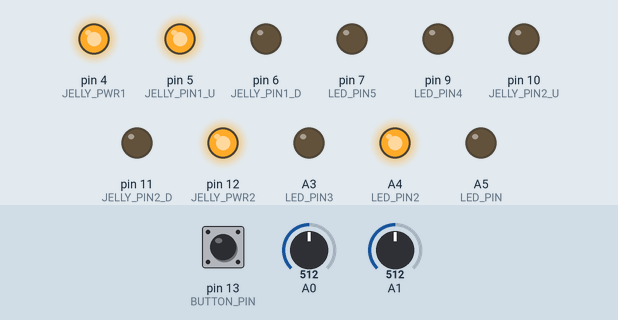
This sketch was run on a simulated Arduino Uno, built with avr-gcc and run on an emulated ATmega328P. Parts: output pins drawn as LEDs (lit = HIGH). The test bench sets the inputs (shaded band); at power-on: A0 = 512, A1 = 512, pin 13 (BUTTON_PIN) HIGH.

Above: at 1.2 s.
1.3 s: A0 set to 485
At 13.0 s:
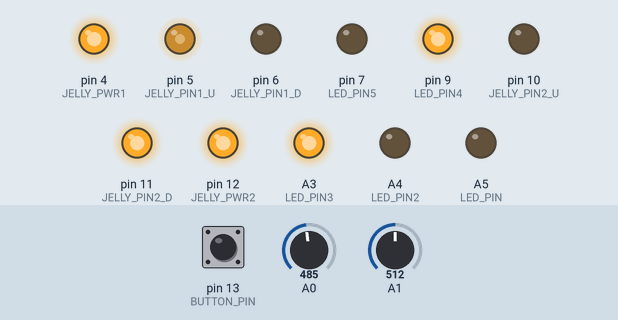
13.5 s: A1 set to 490
At 17.2 s:
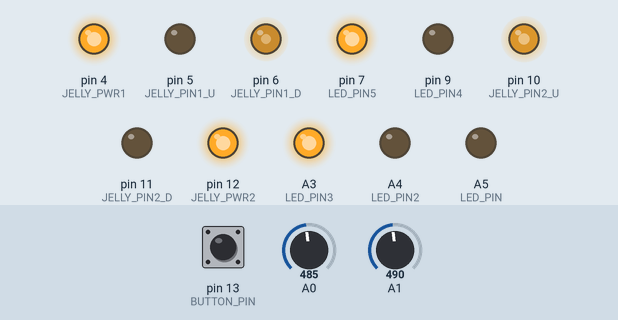
25.5 s: pin 13 (BUTTON_PIN) pulled LOW for 3 s
At 29.6 s:
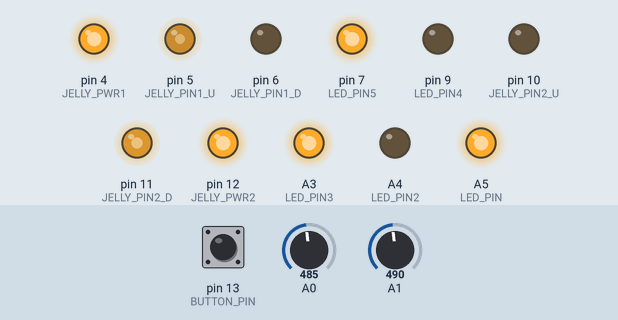
38.5 s: A1 set to 510
At 42.3 s:
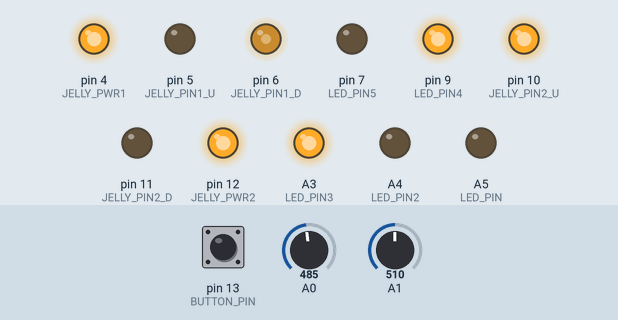
51.5 s: A0 set to 510
At 53.9 s:
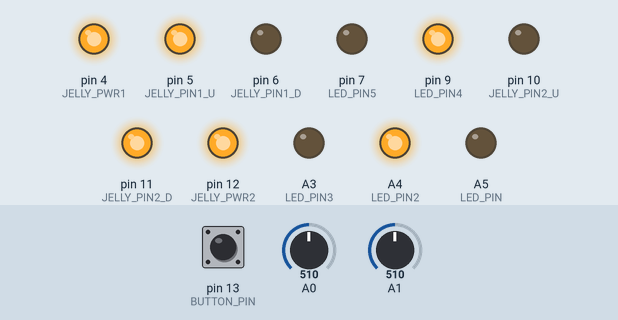
64.5 s: pin 13 (BUTTON_PIN) pulled LOW for 3 s
At 67.4 s:
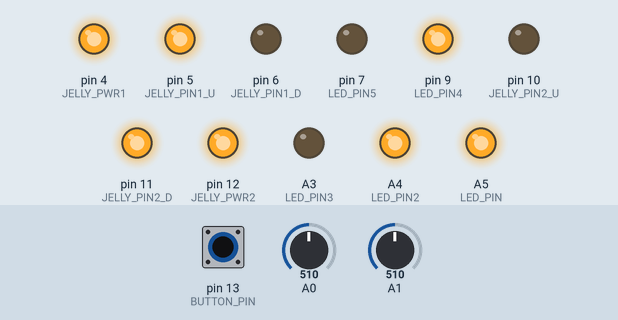
Timing chart, 0 to 79.5 s (numbered marks = the images above; inputs shaded):
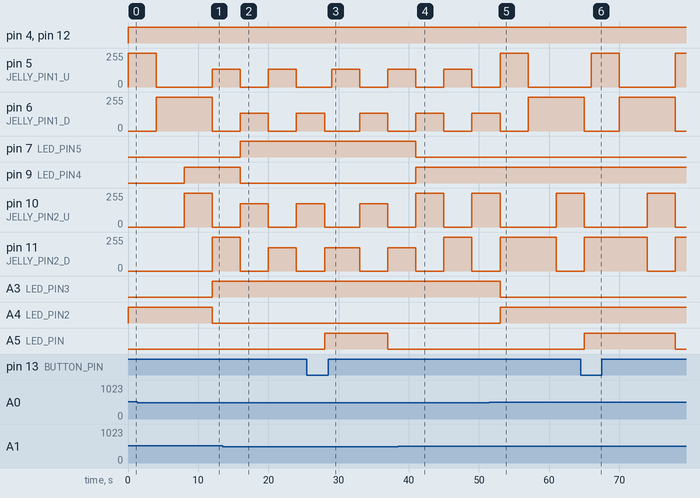

Measured:
- the behaviour switches between 501 and 500 on A0 (found by bisection; images 0 and 1)
- the behaviour switches between 501 and 500 on A1 (found by bisection; images 1 and 2)
- after the input at 1.3 s, A3 (LED_PIN3): LOW → HIGH after 10.7 s; A4 (LED_PIN2): HIGH → LOW after 10.7 s
- after the input at 13.5 s, pin 7 (LED_PIN5): LOW → HIGH after 2.5 s; pin 9 (LED_PIN4): HIGH → LOW after 2.5 s
- after the input at 25.5 s, A5 (LED_PIN): LOW → HIGH after 2.5 s, → LOW 9.0 s later
- after the input at 38.5 s, pin 7 (LED_PIN5): HIGH → LOW after 2.5 s; pin 9 (LED_PIN4): LOW → HIGH after 2.5 s
- after the input at 51.5 s, A3 (LED_PIN3): HIGH → LOW after 1.5 s; A4 (LED_PIN2): LOW → HIGH after 1.5 s
- after the input at 64.5 s, A5 (LED_PIN): LOW → HIGH after 0.50 s, → LOW 13.0 s later

The sketch:

jellies_socal.ino
```cpp
#define LED_PIN A5
#define LED_PIN2 A4
#define LED_PIN3 A3
#define LED_PIN4 9
#define LED_PIN5 7
#define BUTTON_PIN 13
#define LED_TIME 1
int JELLY_PIN1_U = 5;
int JELLY_PIN1_D = 6;
int JELLY_PWR1 = 4;
int JELLY_SPEED_1;
int JELLY_SPEED_2;
int JELLY_PIN2_U = 10;
int JELLY_PIN2_D = 11;
int JELLY_PWR2 = 12;

void setup() {
  Serial.begin(9600);
  pinMode(LED_PIN, OUTPUT);
  pinMode(LED_PIN2, OUTPUT);
  pinMode(LED_PIN3, OUTPUT);
  pinMode(LED_PIN4, OUTPUT);
  pinMode(LED_PIN5, OUTPUT);
  pinMode(BUTTON_PIN, INPUT);
  pinMode(JELLY_PIN1_U, OUTPUT);
  pinMode(JELLY_PIN1_D, OUTPUT);
  pinMode(JELLY_PWR1, OUTPUT);
  pinMode(JELLY_PIN2_U, OUTPUT);
  pinMode(JELLY_PIN2_D, OUTPUT);
  pinMode(JELLY_PWR2, OUTPUT);

}
void loop() {


  // Use the potentiometer readings to set a speed between 0 and 255
  JELLY_SPEED_1 = (analogRead(A0));
  JELLY_SPEED_2 = (analogRead(A1));

  // Set the power on
  digitalWrite(JELLY_PWR1,HIGH);
  digitalWrite(JELLY_PWR2,HIGH);

  // LED CONTROL

  // Light up LED for Jelly 1 fast speeds
  //Jelly control speeds

  if (analogRead(A0) > 500) {
    digitalWrite(LED_PIN2, HIGH);
    digitalWrite(LED_PIN3, LOW);
    analogWrite(JELLY_PIN1_U,255);
    analogWrite(JELLY_PIN1_D,0);
    delay(4000);
    analogWrite(JELLY_PIN1_D,255);
    analogWrite(JELLY_PIN1_U,0);
    delay(4000);
  }
  // Light up LED for Jelly 1 slow speeds
  else{
    digitalWrite(LED_PIN2, LOW);
    digitalWrite(LED_PIN3, HIGH);
    analogWrite(JELLY_PIN1_U,135);
    analogWrite(JELLY_PIN1_D,0);
    delay(4000);
    analogWrite(JELLY_PIN1_D,135);
    analogWrite(JELLY_PIN1_U,0);
  }
  // Light up LED for Jelly 2 fast speeds
  if (analogRead(A1) > 500) {
    digitalWrite(LED_PIN4, HIGH);
    digitalWrite(LED_PIN5, LOW);
    analogWrite(JELLY_PIN2_U,255);
    analogWrite(JELLY_PIN2_D,0);
    delay(4000);
    analogWrite(JELLY_PIN2_D,255);
    analogWrite(JELLY_PIN2_U,0);
  }
  // Light up LED for Jelly 2 slow speeds
  else{
    digitalWrite(LED_PIN4, LOW);
    digitalWrite(LED_PIN5, HIGH);
    analogWrite(JELLY_PIN2_U,175);
    analogWrite(JELLY_PIN2_D,0);
    delay(4000);
    analogWrite(JELLY_PIN2_D,175);
    analogWrite(JELLY_PIN2_U,0);
  }
  // Pause jellies for 10 seconds
  if (digitalRead(BUTTON_PIN) == LOW) {
    digitalWrite(LED_PIN, HIGH);
    analogWrite(JELLY_PIN1_U,0);
    analogWrite(JELLY_PIN1_D,0);
    delay(LED_TIME*1000);
  }
  else {
    digitalWrite(LED_PIN, LOW);
  }


}
```
